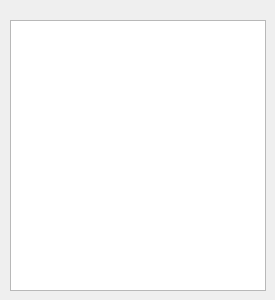
<?xml version="1.0" encoding="UTF-8"?>
<ui version="4.0">
 <class>LayerManager</class>
 <widget class="QWidget" name="LayerManager">
  <property name="geometry">
   <rect>
    <x>0</x>
    <y>0</y>
    <width>275</width>
    <height>300</height>
   </rect>
  </property>
  <property name="sizePolicy">
   <sizepolicy hsizetype="Preferred" vsizetype="Preferred">
    <horstretch>0</horstretch>
    <verstretch>0</verstretch>
   </sizepolicy>
  </property>
  <property name="windowTitle">
   <string>Form</string>
  </property>
  <widget class="QListWidget" name="listWidget">
   <property name="geometry">
    <rect>
     <x>10</x>
     <y>20</y>
     <width>256</width>
     <height>271</height>
    </rect>
   </property>
   <property name="sizePolicy">
    <sizepolicy hsizetype="Fixed" vsizetype="Expanding">
     <horstretch>0</horstretch>
     <verstretch>0</verstretch>
    </sizepolicy>
   </property>
  </widget>
 </widget>
 <resources/>
 <connections/>
</ui>
